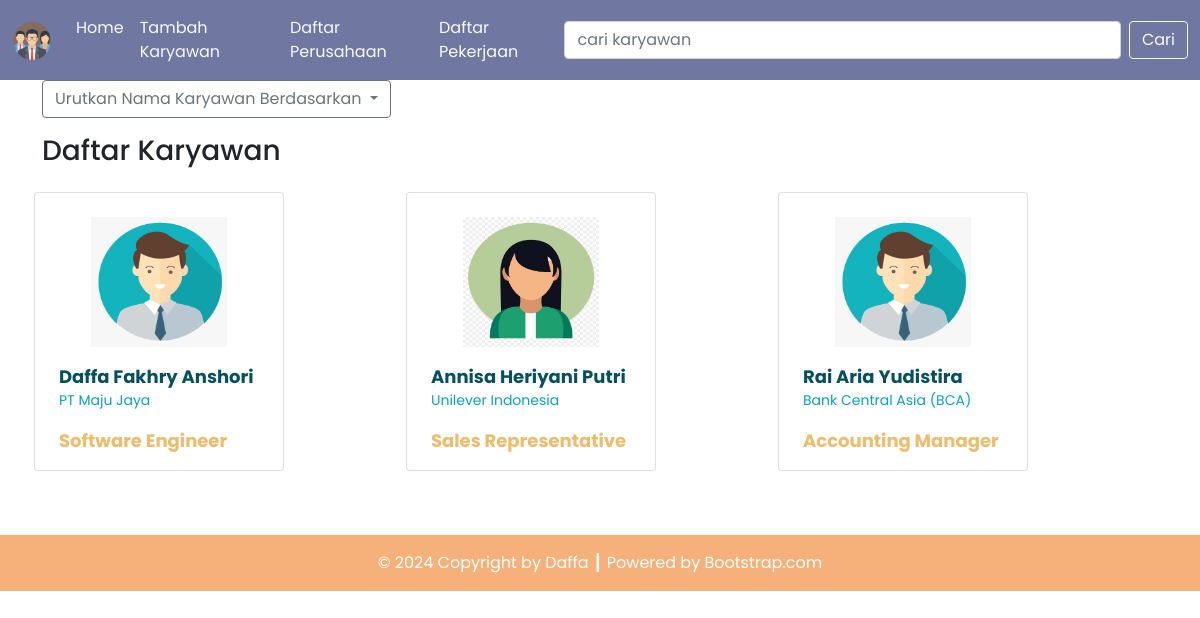
Page /Program/dpbo_tp8/index.php on the committed database.
### tables this page shows
CREATE TABLE `karyawan` (
  `id_karyawan` int(20) NOT NULL,
  `foto_karyawan` varchar(100) NOT NULL,
  `nama_karyawan` varchar(100) NOT NULL,
  `nik` varchar(100) NOT NULL,
  `gaji` int(100) NOT NULL,
  `id_perusahaan` int(20) NOT NULL,
  `id_pekerjaan` int(20) NOT NULL
);

CREATE TABLE `perusahaan` (
  `id_perusahaan` int(20) NOT NULL,
  `nama_perusahaan` varchar(100) NOT NULL
);

CREATE TABLE `pekerjaan` (
  `id_pekerjaan` int(20) NOT NULL,
  `nama_pekerjaan` varchar(100) NOT NULL
);

### Program/dpbo_tp8/config/db.php (called while the page is built)
<?php
$DB_HOST = "localhost";
$DB_USERNAME = "root";
$DB_PASSWORD = "";
$DB_NAME = "db_karyawan";

### Program/dpbo_tp8/classes/DB.php (called while the page is built, shortened)
<?php
class DB
{
    private $hostname;
    private $username;
    private $password;
    private $dbname;
    private $conn;
    private $result;
    function __construct($hostname, $username, $password, $dbname)
    {
        $this->hostname = $hostname;
        $this->username = $username;
        $this->password = $password;
        $this->dbname = $dbname;
    }
    function open()
    {
        $this->conn = mysqli_connect($this->hostname, $this->username, $this->password, $this->dbname);
    }
    function execute($query)
    {
        $this->result = mysqli_query($this->conn, $query);
    }
    function getResult()
    {
        return mysqli_fetch_array($this->result);
    }
}

### Program/dpbo_tp8/classes/Karyawan.php (called while the page is built, shortened)
<?php
class Karyawan extends DB
{
    function getKaryawanJoin()
    {
        $query = "SELECT * FROM karyawan JOIN perusahaan ON karyawan.id_perusahaan=perusahaan.id_perusahaan JOIN pekerjaan ON karyawan.id_pekerjaan=pekerjaan.id_pekerjaan ORDER BY karyawan.id_karyawan";
        return $this->execute($query);
    }
}

### Program/dpbo_tp8/index.php (the view, shortened to what this page needs)
<?php
include('config/db.php');
include('classes/DB.php');
include('classes/Pekerjaan.php');
include('classes/Karyawan.php');
include('classes/Template.php');
$listKaryawan = new Karyawan($DB_HOST, $DB_USERNAME, $DB_PASSWORD, $DB_NAME);
$listKaryawan->open();
$listKaryawan->getKaryawanJoin();
if (isset($_POST['btn-cari'])) {
    $listKaryawan->searchKaryawan($_POST['cari']);
} else if (isset($_GET['sort'])) {
    $sort = $_GET['sort'];
    $listKaryawan->filterKaryawan($sort);
} else {
    $listKaryawan->getKaryawanJoin();
}
$data = null;
while ($row = $listKaryawan->getResult()) {
    $data .= '<div class="col gx-2 gy-3 justify-content-center">' .
        '<div class="card pt-4 px-2 karyawan-thumbnail">
        <a href="detail.php?id=' . $row['id_karyawan'] . '">
            <div class="row justify-content-center">
                <img src="assets/images/foto_karyawan/' . $row['foto_karyawan'] . '" class="card-img-top" alt="' . $row['foto_karyawan'] . '"style="width: 160px; height: 130px;">
            </div>
            <div class="card-body">
                <p class="card-text nama-karyawan my-0">' . $row['nama_karyawan'] . '</p>
                <p class="card-text nama-perusahaan">' . $row['nama_perusahaan'] . '</p>
                <p class="card-text nama-pekerjaan my-0">' . $row['nama_pekerjaan'] . '</p>
            </div>
        </a>
    </div>
    </div>';
}

### Program/dpbo_tp8/classes/Template.php (shortened to what this page needs)
<?php
class Template
{
    var $content = '';
    function __construct($filename = '')
    {
        $this->content = implode('', @file($filename));
    }
    function clear()
    {
        $this->content = preg_replace("/DATA_[A-Z|_|0-9]+/", "", $this->content);
    }
    function write()
    {
        print $this->content;
    }
    function replace($old = '', $new = '')
    {
        if (is_int($new)) {
            $value = sprintf("%d", $new);
        } elseif (is_float($new)) {
            $value = sprintf("%f", $new);
        } elseif (is_array($new)) {
            $value = '';
            foreach ($new as $item) {
                $value .= $item . ' ';
            }
        } else {
            $value = $new;
        }
        $this->content = preg_replace("/$old/", $value, $this->content);
    }
}

### rows in the picture
karyawan: foto_karyawan (picture), nama_karyawan "Daffa Fakhry Anshori", id_perusahaan.nama_perusahaan "PT Maju Jaya", id_pekerjaan.nama_pekerjaan "Software Engineer"
karyawan: foto_karyawan (picture), nama_karyawan "Annisa Heriyani Putri", id_perusahaan.nama_perusahaan "Unilever Indonesia", id_pekerjaan.nama_pekerjaan "Sales Representative"
karyawan: foto_karyawan (picture), nama_karyawan "Rai Aria Yudistira", id_perusahaan.nama_perusahaan "Bank Central Asia (BCA)", id_pekerjaan.nama_pekerjaan "Accounting Manager"
